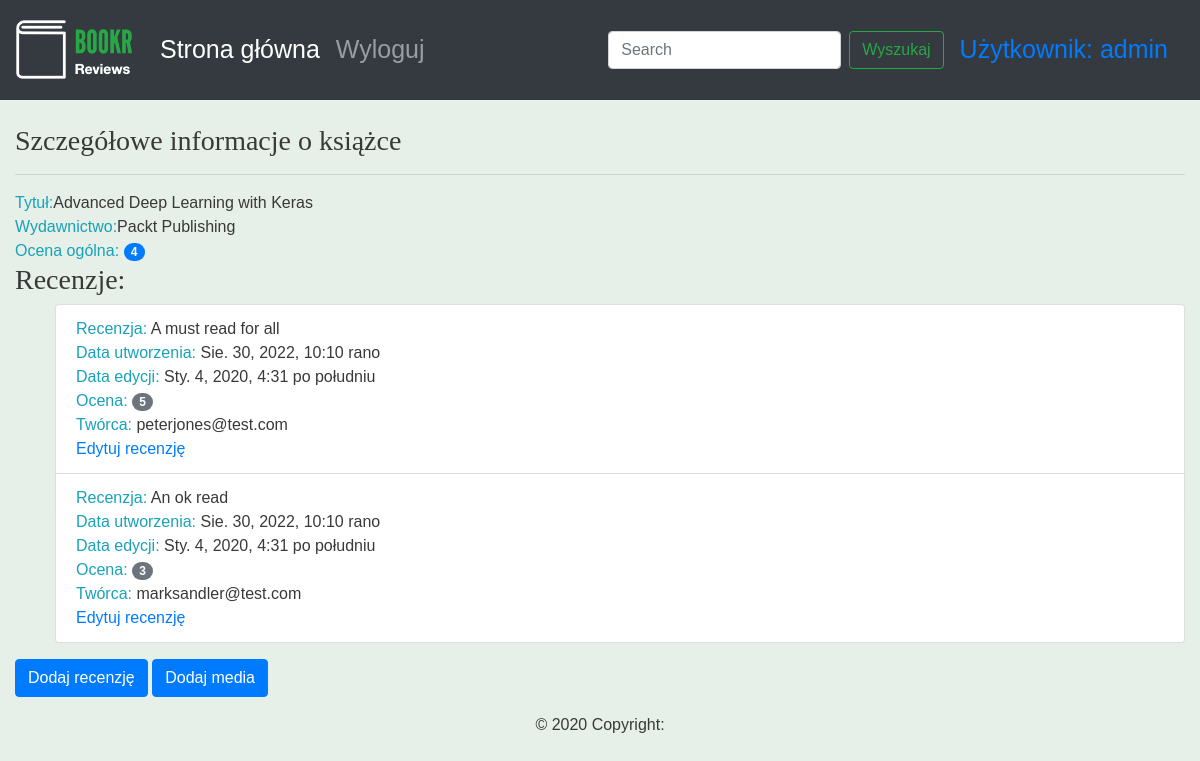
Page /book/1/ (signed in) on the committed database.
### reviews/models.py (models this page shows, shortened)
class Book(models.Model):
    """Opublikowana książka."""
    title = models.CharField(max_length=70,
                             help_text="Tytuł książki.")
    publication_date = models.DateField(
        verbose_name="Data publikacji książki.")
    isbn = models.CharField(max_length=20,
                            verbose_name="Numer ISBN książki.")
    publisher = models.ForeignKey(Publisher, on_delete=models.CASCADE)
    contributors = models.ManyToManyField("Contributor", through="BookContributor")
    cover = models.ImageField(null=True, blank=True, upload_to="book_covers/")
    sample = models.FileField(null=True, blank=True, upload_to="book_samples/")

class Publisher(models.Model):
    name = models.CharField(max_length=50, help_text="Nazwa wydawnictwa")
    website = models.URLField(help_text="Witryna www")
    email = models.EmailField(help_text="Adres email")
    def __str__(self):
        return self.name

class Review(models.Model):
    content = models.TextField(help_text="Tekst recenzji.")
    rating = models.IntegerField(help_text="Ocena użytkownika.")
    date_created = models.DateTimeField(auto_now_add=True,
                                        help_text="Data i czas utworzenia recenzji.")
    date_edited = models.DateTimeField(null=True,
                                       help_text="Data i czas ostatniej edycji recenzji.")
    creator = models.ForeignKey(auth.get_user_model(), on_delete=models.CASCADE)
    book = models.ForeignKey(Book, on_delete=models.CASCADE,
                             help_text="Recenzowana książka.")

### reviews/views.py (the view)
# urls.py: path('book/<int:pk>/', views.book_detail, name="book_detail"),
def book_detail(request, pk):
    book = get_object_or_404(Book, pk=pk)
    reviews = book.review_set.all()
    if reviews:
        book_rating = average_rating([review.rating for review in reviews])
        context = {'book': book,
                   'book_rating': book_rating,
                   'reviews': reviews}
    else:
        context = {'book': book,
                   'book_rating': None,
                   'reviews': None}
    return render(request, "reviews/book_detail.html", context)

### reviews/utils.py (called while the page is built)
def average_rating(rating_list):
    if not rating_list:
        return 0
    return round(sum(rating_list) / len(rating_list))

### reviews/templates/reviews/book_detail.html (shortened to what this page needs)
{% extends 'base.html' %}
{% block content %}
<br>
<h3>Szczegółowe informacje o książce</h3>
<hr>
<span class="text-info">Tytuł:</span><span>{{ book.title }}</span>
<br>
<span class="text-info">Wydawnictwo:</span><span>{{ book.publisher }}</span>
<br>
{% if not reviews %}
<hr>
{% if user.is_authenticated %}
<h3>Napisz pierwszą recenzję.</h3>
{% endif %}
{% else %}
<span class="text-info">Ocena ogólna: </span><span class="badge badge-primary badge-pill">{{ book_rating }}</span>
<br>
<h3>Recenzje:</h3>
<ul>
    {% for review in reviews %}
    <li class="list-group-item">
                        <span class="text-info">Recenzja: </span> <span>{{ review.content }}</span>
                        <br>
                        <span class="text-info">Data utworzenia: </span><span>{{ review.date_created }}</span>
                        <br>
                        <span class="text-info">Data edycji: </span><span>{{ review.date_edited }}</span>
                        <br>
                        <span class="text-info">Ocena: </span><span class="badge badge-secondary badge-pill">{{ review.rating }}</span>
                        <br>
                        <span class="text-info">Twórca: </span><span>{{ review.creator.username }}</span>
                        <br>
                        {% if user.is_staff or user.id == review.creator.id %}
                        <a href="{% url 'review_edit' book.pk review.pk %}">Edytuj recenzję</a>
                        {% endif %}
                  </li>
    {% endfor %}
</ul>
{% endif %}
{% if user.is_authenticated %}
 <a class="btn btn-primary" href="{% url 'review_create' book.pk %}">Dodaj recenzję</a>
 <a class="btn btn-primary" href="{% url 'book_media' book.pk %}">Dodaj media</a>
{% endif %}
{% endblock %}

### templates/base.html (shortened to what this page needs)
<!DOCTYPE html>
{% load static %}
<html lang="en">
<head>
    <link rel="stylesheet" href="https://cdn.jsdelivr.net/npm/bootstrap@4.4.1/dist/css/bootstrap.min.css">
    <link rel="stylesheet" href="https://cdnjs.cloudflare.com/ajax/libs/font-awesome/4.7.0/css/font-awesome.min.css">
    <link rel="stylesheet" href="{% static 'css/blog.css' %}">
</head>
<body>
<nav class="navbar navbar-expand-sm navbar-dark bg-dark sticky-top">
    <a class="navbar-brand" href="/">{% block brand %}<img src="{% static 'reviews/logo.png' %}">{% endblock %}</a>
        <div class="collapse navbar-collapse" id="navbarSupportedContent">
            <ul class="navbar-nav mr-auto">
                <li class="nav-item active">
                    <a class="nav-link" href="/books/">Strona główna <span class="sr-only">(current)</span></a>
                </li>
                <li class="nav-item">
                <a class="nav-link" href="#">Wyloguj</a>
                </li>
            </ul>
             <form action="{% url 'book_search' %}" class="form-inline my-2 my-lg-0">
              <input class="form-control mr-sm-2" type="search" placeholder="Search" aria-label="Search" value="{{ search_text }}">
              <button class="btn btn-outline-success my-2 my-sm-0" type="submit">Wyszukaj</button>
            </form>
            {% if user.is_authenticated %}
            <a class="nav-link" href="profile">Użytkownik: {{ user.username }}</a>
            {% endif %}
          </div>
</nav>
<div class="container-fluid">
{% block content %}{% endblock %}
</div>
<footer class="page-footer font-small blue">
    <div class="footer-copyright text-center py-3">© 2020 Copyright:</div>
</footer>
</body>
</html>

### reviews/static/css/blog.css (style rules this page uses)
.navbar { min-height: 100px; font-size: 25px; }
.navbar-brand { font-size: 25px; }
.navbar-brand > img { height: 60px; }
body { font-family: 'Source Sans Pro', sans-serif; background-color: #e6efe8; color: #393939; }
h1, h2, h3, h4, h5, h6 { font-family: 'Libre Baskerville', serif; }

### rows in the picture
Book: title "Advanced Deep Learning with Keras", publisher "Packt Publishing"
Review: content "A must read for all", date_created "Sie. 30, 2022, 10:10 rano", date_edited "Sty. 4, 2020, 4:31 po południu", rating "5", creator.username "peterjones@test.com"
Review: content "An ok read", date_created "Sie. 30, 2022, 10:10 rano", date_edited "Sty. 4, 2020, 4:31 po południu", rating "3", creator.username "marksandler@test.com"

### other values in the picture
{{ user.username }} "admin"
{{ book_rating }} "4"
